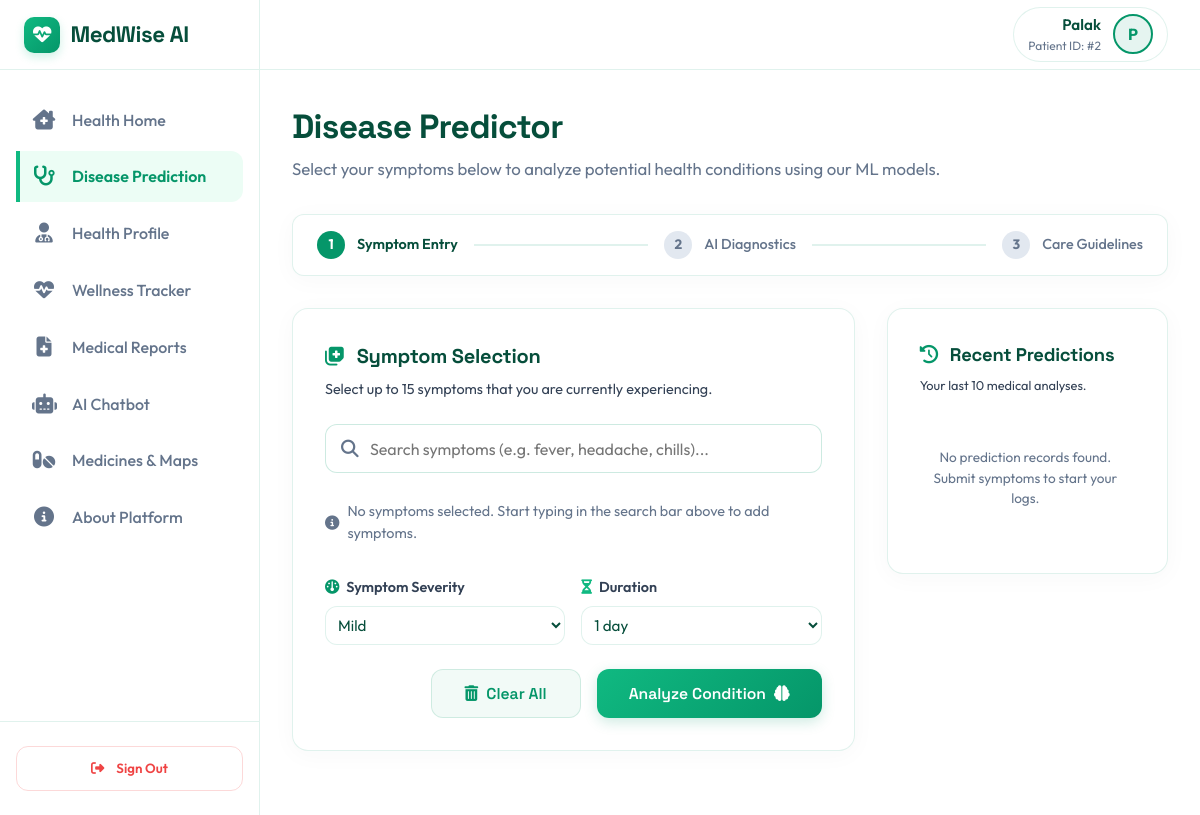
/predict/ (signed in), run on an earlier commit of the app's database.
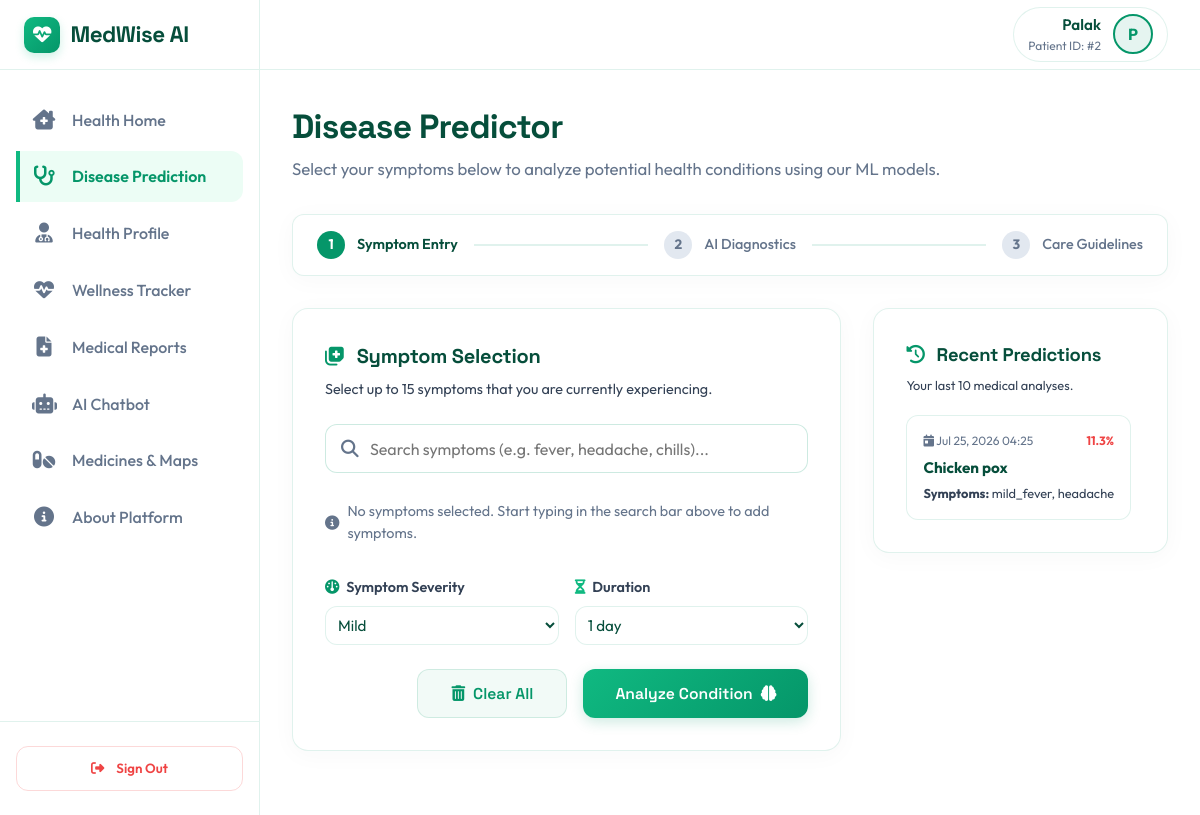
And on a later commit of the database.
### accounts/models.py (models this page shows, shortened)
class CustomUser(AbstractUser):
    profile_picture = models.ImageField(upload_to='profiles/', blank=True, null=True)
    phone_number = models.CharField(max_length=15, blank=True, null=True)
    date_of_birth = models.DateField(blank=True, null=True)

### prediction/models.py (models this page shows, shortened)
class PredictionHistory(models.Model):
    user = models.ForeignKey(
        settings.AUTH_USER_MODEL,
        on_delete=models.CASCADE,
        null=True,
        blank=True,
        related_name='prediction_histories'
    )
    symptoms = models.JSONField(help_text="JSON list of symptoms input by the user")
    prediction = models.CharField(max_length=255, help_text="Predicted disease name")
    confidence = models.FloatField(help_text="Confidence score of the prediction (percentage)")
    model_version = models.CharField(max_length=50, default="1.0.0", help_text="Version of the model used")
    created_at = models.DateTimeField(auto_now_add=True)
    class Meta:
        db_table = 'prediction_history'
        verbose_name_plural = "Prediction Histories"
        ordering = ['-created_at']

### prediction/views.py (the view)
# urls.py: path('predict/', PredictPageView.as_view(), name='predict_page'),
class PredictPageView(LoginRequiredMixin, TemplateView):
    template_name = 'prediction/predict.html'
    def get_context_data(self, **kwargs):
        context = super().get_context_data(**kwargs)
        try:
            raw_symptoms = DiseasePredictor.get_all_symptoms()
            context['symptoms'] = [
                {"value": sym, "label": sym.replace('_', ' ').title()}
                for sym in raw_symptoms
            ]
        except Exception:
            context['symptoms'] = []
        context['recent_predictions'] = PredictionHistory.objects.filter(
            user=self.request.user
        ).order_by('-created_at')[:10]
        return context

### templates/prediction/predict.html (shortened to what this page needs)
{% extends 'base.html' %}
{% block extra_css %}
<link rel="stylesheet" href="https://unpkg.com/leaflet@1.9.4/dist/leaflet.css" />
{% endblock %}
{% block content %}
<div class="dashboard-title-bar">
    <h1>Disease Predictor</h1>
    <p class="welcome-msg">Select your symptoms below to analyze potential health conditions using our ML models.</p>
</div>
<div style="display: flex; align-items: center; justify-content: space-between; margin-bottom: 2rem; background: #ffffff; padding: 1rem 1.5rem; border-radius: var(--border-radius-md); border: 1px solid var(--border-color); box-shadow: var(--glass-shadow); max-width: 100%;">
    <div style="display: flex; align-items: center; gap: 0.75rem;">
        <span style="width: 28px; height: 28px; border-radius: 50%; background: var(--color-primary); color: white; display: flex; align-items: center; justify-content: center; font-weight: bold; font-size: 0.85rem;">1</span>
        <span style="font-weight: 600; color: var(--text-primary); font-size: 0.9rem;">Symptom Entry</span>
    </div>
    <div style="flex-grow: 1; height: 2px; background: var(--border-color); margin: 0 1rem; position: relative;">
    </div>
    <div style="display: flex; align-items: center; gap: 0.75rem;">
        <span id="step-2-indicator" style="width: 28px; height: 28px; border-radius: 50%; background: #e2e8f0; color: #64748b; display: flex; align-items: center; justify-content: center; font-weight: bold; font-size: 0.85rem; transition: all 0.3s ease;">2</span>
        <span id="step-2-label" style="font-weight: 500; color: var(--text-muted); font-size: 0.9rem; transition: all 0.3s ease;">AI Diagnostics</span>
    </div>
    <div style="flex-grow: 1; height: 2px; background: var(--border-color); margin: 0 1rem; position: relative;">
    </div>
    <div style="display: flex; align-items: center; gap: 0.75rem;">
        <span id="step-3-indicator" style="width: 28px; height: 28px; border-radius: 50%; background: #e2e8f0; color: #64748b; display: flex; align-items: center; justify-content: center; font-weight: bold; font-size: 0.85rem; transition: all 0.3s ease;">3</span>
        <span id="step-3-label" style="font-weight: 500; color: var(--text-muted); font-size: 0.9rem; transition: all 0.3s ease;">Care Guidelines</span>
    </div>
</div>
<div class="predict-container">
    <div class="predict-main">
        <div class="panel-card glass-panel">
            <h2 class="panel-title">
                <i class="fa-solid fa-notes-medical" style="color: var(--color-primary);"></i>
                Symptom Selection
            </h2>
            <p class="panel-subtitle">Select up to 15 symptoms that you are currently experiencing.</p>
            <div class="search-wrapper">
                <div class="search-input-box">
                    <i class="fa-solid fa-magnifying-glass search-icon"></i>
                    <input type="text" id="symptom-search" class="form-control" placeholder="Search symptoms (e.g. fever, headache, chills)..." autocomplete="off">
                </div>
            </div>
            <div class="tags-container" id="selected-symptoms-container">
                <div class="placeholder-tags" id="tags-placeholder">
                    <i class="fa-solid fa-circle-info"></i>
                    No symptoms selected. Start typing in the search bar above to add symptoms.
                </div>
            </div>
            <div style="display: grid; grid-template-columns: 1fr 1fr; gap: 1rem; margin-bottom: 1.5rem;">
                <div>
                    <label for="symptom-severity" style="display: block; font-size: 0.9rem; font-weight: 600; color: var(--text-secondary); margin-bottom: 0.5rem;">
                        <i class="fa-solid fa-gauge" style="color: var(--color-primary); margin-right: 0.25rem;"></i> Symptom Severity
                    </label>
                    <select id="symptom-severity" class="form-control" style="background: rgba(255, 255, 255, 0.02); color: var(--text-primary); border-radius: var(--border-radius-md); border: 1px solid var(--border-color); padding: 0.5rem;">
                        <option value="mild" style="background: var(--bg-secondary); color: var(--text-primary);">Mild</option>
                    </select>
                </div>
                <div>
                    <label for="symptom-duration" style="display: block; font-size: 0.9rem; font-weight: 600; color: var(--text-secondary); margin-bottom: 0.5rem;">
                        <i class="fa-solid fa-hourglass-half" style="color: var(--color-accent); margin-right: 0.25rem;"></i> Duration
                    </label>
                    <select id="symptom-duration" class="form-control" style="background: rgba(255, 255, 255, 0.02); color: var(--text-primary); border-radius: var(--border-radius-md); border: 1px solid var(--border-color); padding: 0.5rem;">
                        <option value="1" style="background: var(--bg-secondary); color: var(--text-primary);">1 day</option>
                    </select>
                </div>
            </div>
            <div class="actions-bar">
                <button type="button" id="clear-btn" class="btn btn-secondary btn-action" disabled>
                    <i class="fa-solid fa-trash-can"></i>
                    <span>Clear All</span>
                </button>
                <button type="button" id="submit-btn" class="btn btn-primary btn-action" disabled>
                    <span>Analyze Condition</span>
                    <i class="fa-solid fa-brain"></i>
                </button>
            </div>
        </div>
    </div>
    <div class="predict-sidebar">
        <div class="panel-card glass-panel history-card">
            <h2 class="panel-title" style="font-size: 1.15rem;">
                <i class="fa-solid fa-clock-rotate-left" style="color: var(--color-primary);"></i>
                Recent Predictions
            </h2>
            <p class="panel-subtitle" style="font-size: 0.8rem; margin-bottom: 1.25rem;">Your last 10 medical analyses.</p>
            <div class="history-list" id="prediction-history-list">
                {% for record in recent_predictions %}
                    <div class="history-item">
                        <div class="history-meta">
                            <span><i class="fa-solid fa-calendar-day"></i> {{ record.created_at|date:"M d, Y H:i" }}</span>
                            <span class="{% if record.confidence >= 75 %}text-accent{% elif record.confidence >= 45 %}text-warning{% else %}text-danger{% endif %}" style="font-weight: 700;">{{ record.confidence|floatformat:1 }}%</span>
                        </div>
                        <div class="history-disease">{{ record.prediction }}</div>
                        <div class="history-symptoms" title="{{ record.symptoms|join:', ' }}">
                            <strong>Symptoms:</strong> {{ record.symptoms|join:", " }}
                        </div>
                    </div>
                {% empty %}
                    <p style="color: var(--text-muted); font-size: 0.85rem; text-align: center; padding: 2rem 0;" id="history-empty-message">No prediction records found. Submit symptoms to start your logs.</p>
                {% endfor %}
            </div>
        </div>
    </div>
</div>
{% endblock %}

### templates/base.html (shortened to what this page needs)
{% load static %}
<!DOCTYPE html>
<html lang="en">
<head>
    <link rel="stylesheet" href="https://cdnjs.cloudflare.com/ajax/libs/font-awesome/6.4.0/css/all.min.css">
    <link rel="stylesheet" href="{% static 'css/styles.css' %}?v=2.0">
    {% block extra_css %}{% endblock %}
</head>
<body>
    <div class="app-container">
        <aside class="sidebar" id="app-sidebar">
            <div class="sidebar-brand">
                <a href="{% url 'dashboard:index' %}" class="brand-link">
                    <span class="brand-logo-icon"><i class="fa-solid fa-heart-pulse"></i></span>
                    <span>MedWise AI</span>
                </a>
            </div>
            <ul class="sidebar-menu">
                <li>
                    <a href="{% url 'dashboard:index' %}" class="menu-item-link {% if request.resolver_match.view_name == 'dashboard:index' %}active{% endif %}">
                        <i class="fa-solid fa-house-chimney-medical"></i>
                        <span>Health Home</span>
                    </a>
                </li>
                <li>
                    <a href="{% url 'dashboard:predict_page' %}" class="menu-item-link {% if request.resolver_match.view_name == 'dashboard:predict_page' %}active{% endif %}">
                        <i class="fa-solid fa-stethoscope"></i>
                        <span>Disease Prediction</span>
                    </a>
                </li>
                <li>
                    <a href="{% url 'accounts:profile' %}" class="menu-item-link {% if request.resolver_match.view_name == 'accounts:profile' %}active{% endif %}">
                        <i class="fa-solid fa-user-doctor"></i>
                        <span>Health Profile</span>
                    </a>
                </li>
                <li>
                    <a href="{% url 'dashboard:index' %}#wellness-tracker" class="menu-item-link">
                        <i class="fa-solid fa-heart-pulse"></i>
                        <span>Wellness Tracker</span>
                    </a>
                </li>
                <li>
                    <a href="{% url 'dashboard:report_summarizer' %}" class="menu-item-link {% if request.resolver_match.view_name == 'dashboard:report_summarizer' %}active{% endif %}">
                        <i class="fa-solid fa-file-medical"></i>
                        <span>Medical Reports</span>
                    </a>
                </li>
                <li>
                    <a href="{% url 'dashboard:chatbot' %}" class="menu-item-link {% if request.resolver_match.view_name == 'dashboard:chatbot' %}active{% endif %}">
                        <i class="fa-solid fa-robot"></i>
                        <span>AI Chatbot</span>
                    </a>
                </li>
                <li>
                    <a href="{% url 'recommendations:medicines_maps' %}" class="menu-item-link {% if request.resolver_match.view_name == 'recommendations:medicines_maps' %}active{% endif %}">
                        <i class="fa-solid fa-pills"></i>
                        <span>Medicines & Maps</span>
                    </a>
                </li>
                <li>
                    <a href="{% url 'dashboard:landing' %}#features" class="menu-item-link">
                        <i class="fa-solid fa-circle-info"></i>
                        <span>About Platform</span>
                    </a>
                </li>
            </ul>
            <div class="sidebar-footer">
                <form action="{% url 'accounts:logout' %}" method="post" class="logout-form">
                    <button type="submit">
                        <i class="fa-solid fa-right-from-bracket"></i>
                        <span>Sign Out</span>
                    </button>
                </form>
            </div>
        </aside>
        <div class="main-wrapper" id="main-content-wrapper">
            <nav class="navbar">
                <div class="navbar-right" style="margin-left: auto;">
                    {% if user.is_authenticated %}
                        <a href="{% url 'accounts:profile' %}" class="navbar-user">
                            <div class="navbar-user-info">
                                <span class="navbar-user-name">{{ user.first_name|default:user.username }}</span>
                                <span class="navbar-user-role">Patient ID: #{{ user.id }}</span>
                            </div>
                            {% if user.profile_picture %}
                                <img src="{{ user.profile_picture.url }}" alt="Profile Avatar" class="navbar-avatar">
                            {% else %}
                                <div class="navbar-avatar" style="display:flex;align-items:center;justify-content:center;background:rgba(5, 150, 105, 0.1);font-weight:bold;color:var(--color-primary);">
                                    {{ user.username|slice:":1"|upper }}
                                </div>
                            {% endif %}
                        </a>
                    {% endif %}
                </div>
            </nav>
            <main class="content-body">
                {% block content %}{% endblock %}
            </main>
        </div>
    </div>
</body>
</html>

What changed in the data, as far as the page shows it:
added PredictionHistory: created_at "Jul 25, 2026 04:25", confidence "11.3", prediction "Chicken pox", symptoms "mild_fever, headache"
Also different on the page:
text no longer shown: "No prediction records found. Submit symptoms to start your logs."
